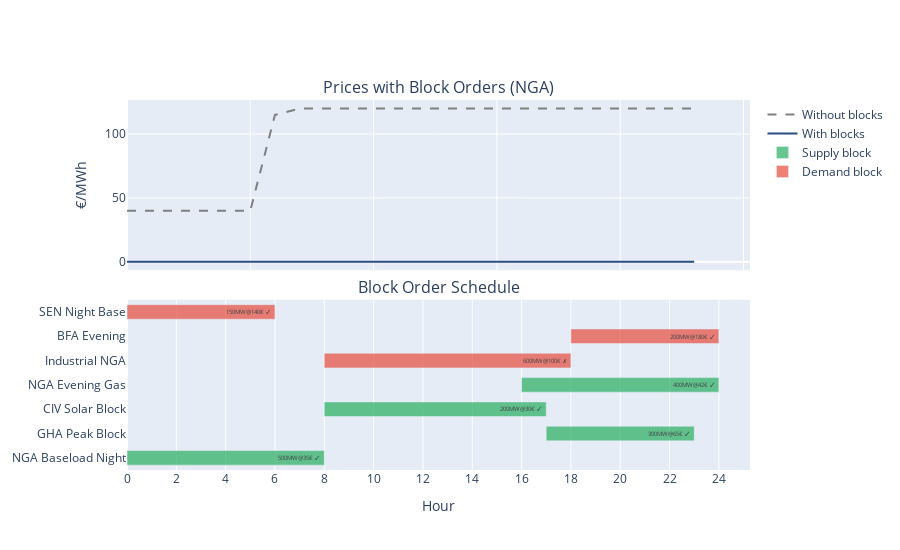

The notebook cell this image was saved under:
### Code cell
# Visualize block order impact on prices
fig = make_subplots(rows=2, cols=1, shared_xaxes=True, vertical_spacing=0.08,
    subplot_titles=["Prices with Block Orders (NGA)", "Block Order Schedule"])

# NGA prices comparison
fig.add_trace(go.Scatter(x=T, y=prices_zt['NGA'], mode='lines', name='Without blocks',
    line=dict(color='gray', dash='dash')), row=1, col=1)
fig.add_trace(go.Scatter(x=T, y=prices_zt2['NGA'], mode='lines', name='With blocks',
    line=dict(color='#2B4C7E', width=2)), row=1, col=1)

# Block schedule (Gantt-like)
colors_block = {'supply': 'rgba(39,174,96,0.7)', 'demand': 'rgba(231,76,60,0.7)'}
for i, (name, zone, mw, price, h0, h1) in enumerate(block_supply):
    fig.add_trace(go.Bar(x=[h1-h0+1], y=[name], base=[h0], orientation='h',
        marker_color=colors_block['supply'], showlegend=i==0,
        name='Supply block', width=0.6,
        text=f"{mw}MW@{price}€ {'✓' if value(m2.ybs[i])>0.5 else '✗'}",
        textposition='inside'), row=2, col=1)

for i, (name, zone, mw, price, h0, h1) in enumerate(block_demand):
    fig.add_trace(go.Bar(x=[h1-h0+1], y=[name], base=[h0], orientation='h',
        marker_color=colors_block['demand'], showlegend=i==0,
        name='Demand block', width=0.6,
        text=f"{mw}MW@{price}€ {'✓' if value(m2.ybd[i])>0.5 else '✗'}",
        textposition='inside'), row=2, col=1)

fig.update_layout(height=550, barmode='overlay')
fig.update_xaxes(title_text="Hour", dtick=2, row=2, col=1)
fig.update_yaxes(title_text="€/MWh", row=1, col=1)
fig.show()

### Figure 1 — Plotly figure (JSON) as saved in the notebook; plotly's stock layout.template omitted (floating-point values rounded to 4 significant figures)
{"data": [{"line": {"color": "gray", "dash": "dash"}, "mode": "lines", "name": "Without blocks", "type": "scatter", "x": [0, 1, 2, 3, 4, 5, 6, 7, 8, 9, 10, 11, 12, 13, 14, 15, 16, 17, 18, 19, 20, 21, 22, 23], "xaxis": "x", "y": [40, 40, 40, 40, 40, 40, 115, 120, 120, 120, 120, 120, 120, 120, 120, 120, 120, 120, 120, 120, 120, 120, 120, 120], "yaxis": "y"}, {"line": {"color": "#2B4C7E", "width": 2}, "mode": "lines", "name": "With blocks", "type": "scatter", "x": [0, 1, 2, 3, 4, 5, 6, 7, 8, 9, 10, 11, 12, 13, 14, 15, 16, 17, 18, 19, 20, 21, 22, 23], "xaxis": "x", "y": [0, 0, 0, 0, 0, 0, 0, 0, 0, 0, 0, 0, 0, 0, 0, 0, 0, 0, 0, 0, 0, 0, 0, 0], "yaxis": "y"}, {"base": [0], "marker": {"color": "rgba(39,174,96,0.7)"}, "name": "Supply block", "orientation": "h", "showlegend": true, "text": "500MW@35€ ✓", "textposition": "inside", "type": "bar", "width": 0.6, "x": [8], "xaxis": "x2", "y": ["NGA Baseload Night"], "yaxis": "y2"}, {"base": [17], "marker": {"color": "rgba(39,174,96,0.7)"}, "name": "Supply block", "orientation": "h", "showlegend": false, "text": "300MW@65€ ✓", "textposition": "inside", "type": "bar", "width": 0.6, "x": [6], "xaxis": "x2", "y": ["GHA Peak Block"], "yaxis": "y2"}, {"base": [8], "marker": {"color": "rgba(39,174,96,0.7)"}, "name": "Supply block", "orientation": "h", "showlegend": false, "text": "200MW@30€ ✓", "textposition": "inside", "type": "bar", "width": 0.6, "x": [9], "xaxis": "x2", "y": ["CIV Solar Block"], "yaxis": "y2"}, {"base": [16], "marker": {"color": "rgba(39,174,96,0.7)"}, "name": "Supply block", "orientation": "h", "showlegend": false, "text": "400MW@42€ ✓", "textposition": "inside", "type": "bar", "width": 0.6, "x": [8], "xaxis": "x2", "y": ["NGA Evening Gas"], "yaxis": "y2"}, {"base": [8], "marker": {"color": "rgba(231,76,60,0.7)"}, "name": "Demand block", "orientation": "h", "showlegend": true, "text": "600MW@100€ ✗", "textposition": "inside", "type": "bar", "width": 0.6, "x": [10], "xaxis": "x2", "y": ["Industrial NGA"], "yaxis": "y2"}, {"base": [18], "marker": {"color": "rgba(231,76,60,0.7)"}, "name": "Demand block", "orientation": "h", "showlegend": false, "text": "200MW@180€ ✓", "textposition": "inside", "type": "bar", "width": 0.6, "x": [6], "xaxis": "x2", "y": ["BFA Evening"], "yaxis": "y2"}, {"base": [0], "marker": {"color": "rgba(231,76,60,0.7)"}, "name": "Demand block", "orientation": "h", "showlegend": false, "text": "150MW@140€ ✓", "textposition": "inside", "type": "bar", "width": 0.6, "x": [6], "xaxis": "x2", "y": ["SEN Night Base"], "yaxis": "y2"}], "layout": {"annotations": [{"font": {"size": 16}, "showarrow": false, "text": "Prices with Block Orders (NGA)", "x": 0.5, "xanchor": "center", "xref": "paper", "y": 1, "yanchor": "bottom", "yref": "paper"}, {"font": {"size": 16}, "showarrow": false, "text": "Block Order Schedule", "x": 0.5, "xanchor": "center", "xref": "paper", "y": 0.46, "yanchor": "bottom", "yref": "paper"}], "barmode": "overlay", "height": 550, "xaxis": {"anchor": "y", "domain": [0, 1], "matches": "x2", "showticklabels": false}, "xaxis2": {"anchor": "y2", "domain": [0, 1], "dtick": 2, "title": {"text": "Hour"}}, "yaxis": {"anchor": "x", "domain": [0.54, 1], "title": {"text": "€/MWh"}}, "yaxis2": {"anchor": "x2", "domain": [0, 0.46]}}}
